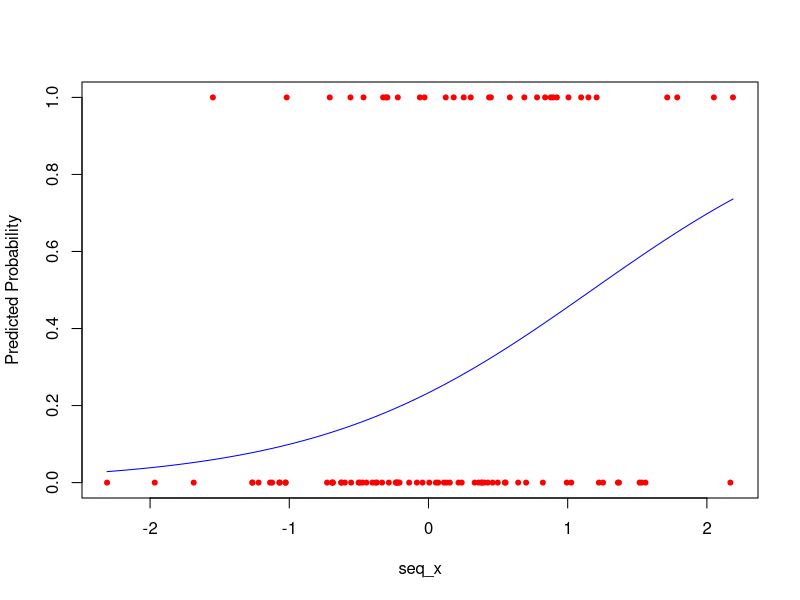
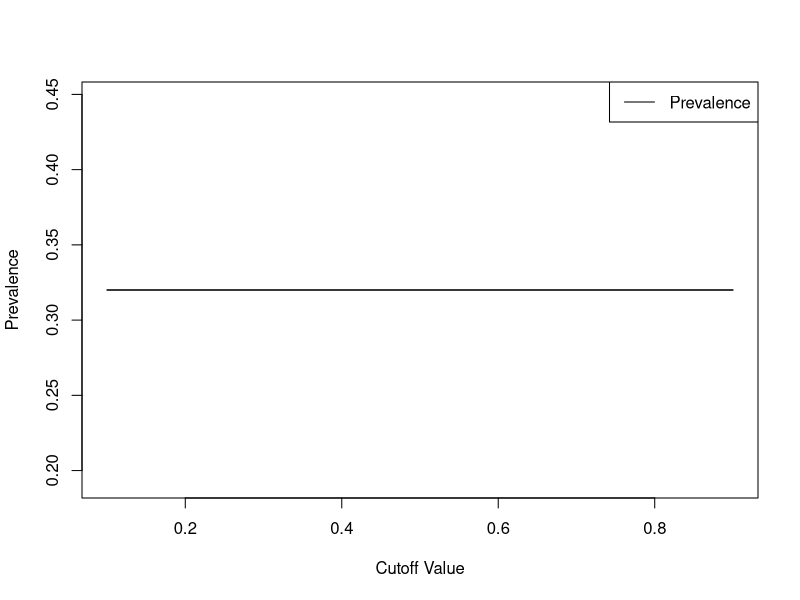
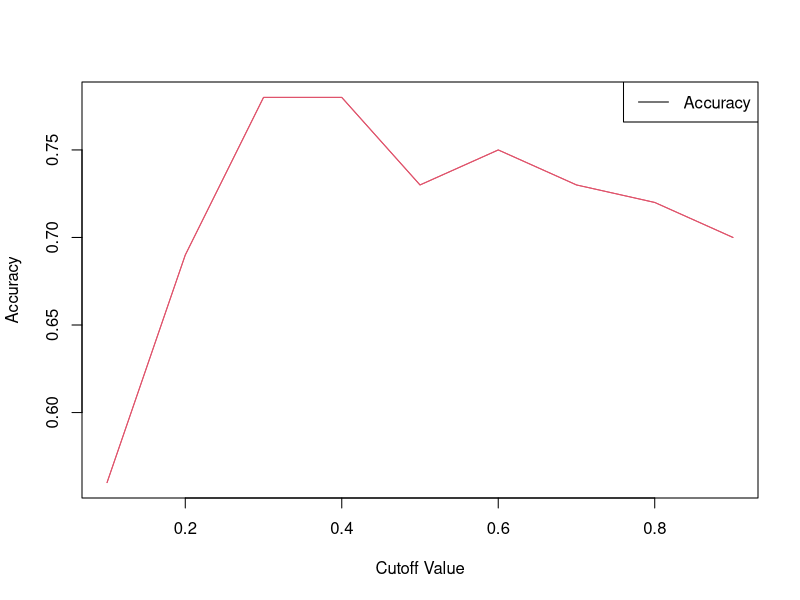
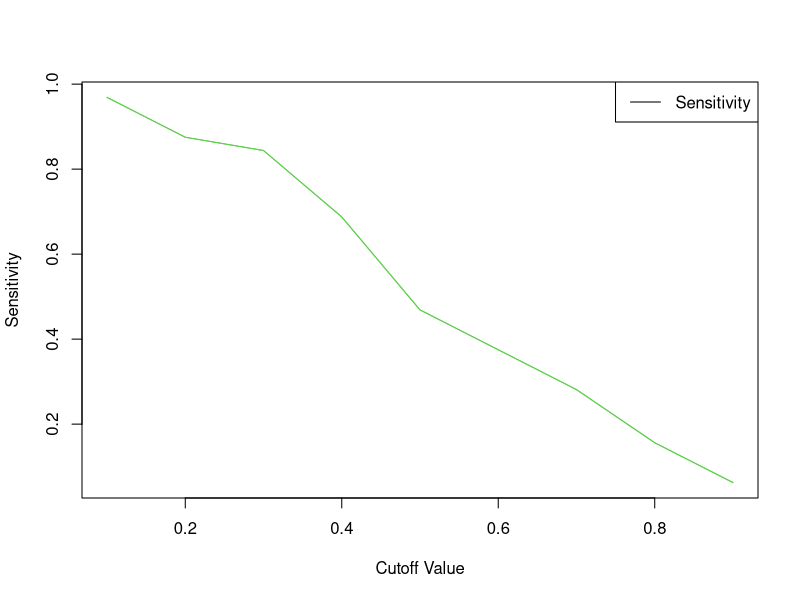
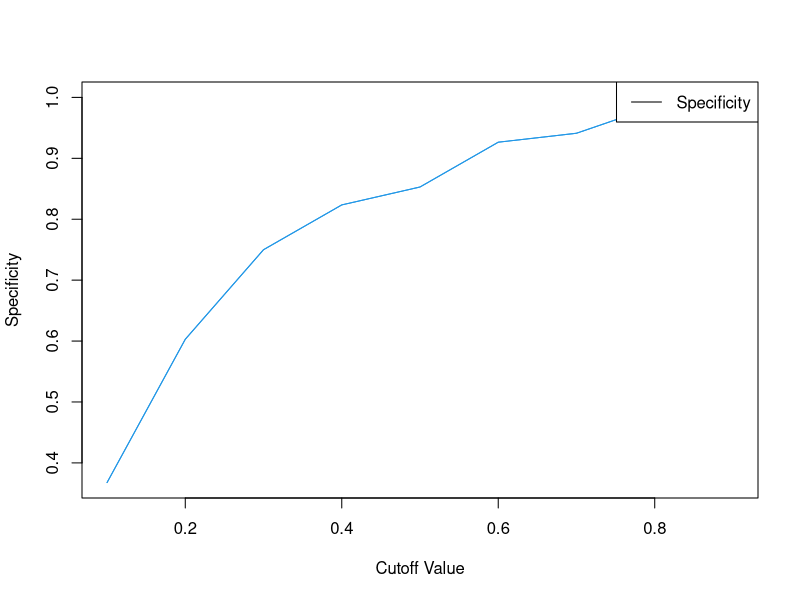
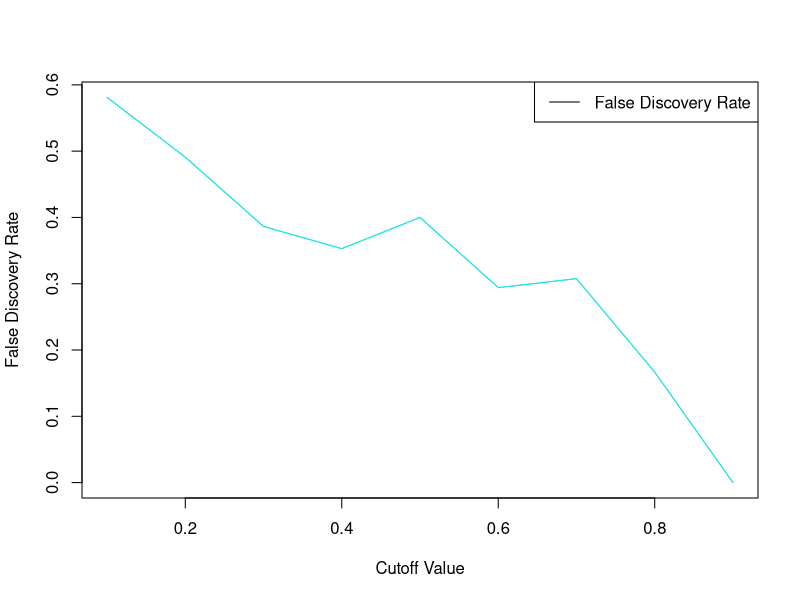
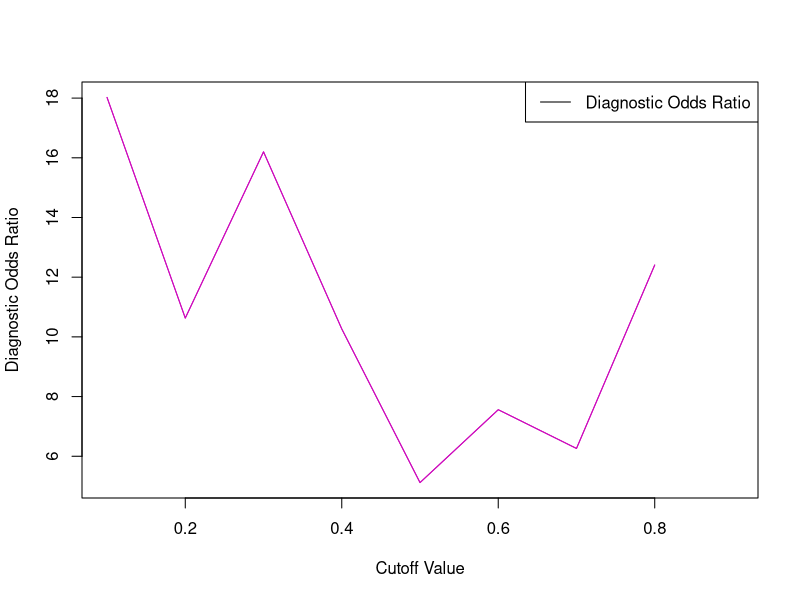

Source code (R) for these figures, in order:
#Functions to be used in package

#ChatGPT link used by LP: https://chat.openai.com/c/99d38f73-c5da-49d0-82b8-2e8a8cbd5713
#Reference Used by Felix: https://bard.google.com/chat/139b518c839ed4ce

#Estimating Coefficients

logistic_regression <- function(X, y, max_iter = 100, tol = 1e-6) {
  if (!is.matrix(X) || length(y) != nrow(X)) {
    stop("Invalid inputs for X or y")
  }
  
  n <- nrow(X)
  p <- ncol(X)
  X <- as.matrix(cbind(1, X))  # Add intercept
  beta <- rep(0, p + 1)        # Initial coefficients
  log_likelihood_prev <- -Inf
  
  for (i in 1:max_iter) {
    p_hat <- 1 / (1 + exp(-X %*% beta))
    W <- diag(as.vector(p_hat * (1 - p_hat)))
    z <- X %*% beta + (y - p_hat) / (p_hat * (1 - p_hat))
    
    # Handling potential singularity in the Hessian matrix
    tryCatch({
      Hessian <- t(X) %*% W %*% X
      if (det(Hessian) == 0) {
        stop("Matrix inversion not possible due to singularity.")
      }
      beta_new <- solve(Hessian) %*% t(X) %*% W %*% z
    }, error = function(e) {
      message("Error in matrix inversion: ", e$message)
      break
    })
    
    # Log-Likelihood
    log_likelihood <- sum(y * log(p_hat) + (1 - y) * log(1 - p_hat))
    
    # Convergence check
    if (abs(log_likelihood - log_likelihood_prev) < tol && sum(abs(beta_new - beta)) < tol) {
      message("Convergence achieved after ", i, " iterations.")
      break
    }
    
    if (i == max_iter) {
      warning("Maximum number of iterations reached without convergence.")
    }
    
    log_likelihood_prev <- log_likelihood
    beta <- beta_new
  }
  
  return(list(coefficients = beta, log_likelihood = log_likelihood, iterations = i))
}




#Initial Values for Optimization
initial_values <- function(X, y) {
  X <- as.matrix(cbind(1, X)) # Add intercept
  
  tryCatch({
    XtX <- t(X) %*% X
    if (det(XtX) == 0) {
      stop("Matrix inversion not possible due to singularity.")
    }
    return(solve(XtX) %*% t(X) %*% y)
  }, error = function(e) {
    message("Error in matrix inversion: ", e$message)
  })
}


#Bootstrap confidence intervals
bootstrap_ci <- function(X, y, alpha = 0.05, n_bootstraps = 20) {
  # Input validation
  if (!is.matrix(X) || length(y) != nrow(X)) {
    stop("Invalid inputs for X or y")
  }
  if (alpha <= 0 || alpha >= 1) {
    stop("Invalid alpha level")
  }
  if (n_bootstraps <= 0) {
    stop("Number of bootstraps must be positive")
  }
  
  # Initialize matrix to store bootstrap coefficients
  p <- ncol(X)
  bootstrapped_betas <- matrix(nrow = n_bootstraps, ncol = p + 1)
  
  # Bootstrap procedure
  for (i in 1:n_bootstraps) {
    sample_indices <- sample(nrow(X), replace = TRUE)
    # Extracting only the coefficients from the logistic regression output
    regression_result <- logistic_regression(X[sample_indices, ], y[sample_indices])
    bootstrapped_betas[i, ] <- regression_result$coefficients
  }
  
  # Calculate confidence intervals
  lower <- apply(bootstrapped_betas, 2, quantile, probs = alpha / 2)
  upper <- apply(bootstrapped_betas, 2, quantile, probs = 1 - alpha / 2)
  
  return(list(lower = lower, upper = upper))
}




#Plot of the fitted logistic curve
plot_logistic_curve <- function(X, y, beta, predictor_index = 1) {
  if (!is.matrix(X) || length(y) != nrow(X)) {
    stop("Invalid inputs for X or y")
  }
  if (predictor_index > ncol(X)) {
    stop("Predictor index out of bounds")
  }
  
  x_range <- range(X[, predictor_index])
  seq_x <- seq(from = x_range[1], to = x_range[2], length.out = 100)
  
  # Using column means for other predictors
  X_means <- apply(X, 2, mean)
  X_temp <- matrix(X_means, nrow = 100, ncol = ncol(X), byrow = TRUE)
  X_temp[, predictor_index] <- seq_x
  
  z <- cbind(1, X_temp) %*% beta
  p_hat <- 1 / (1 + exp(-z))
  
  # Adjusting plot's y-axis to range from 0 to 1
  plot(seq_x, p_hat, type = 'l', ylim = c(0, 1), col = 'blue', 
       xlab = names(X)[predictor_index], ylab = 'Predicted Probability')
  points(X[, predictor_index], y, col = 'red', pch = 20)
}




# Function to calculate the confusion matrix
calculate_confusion_matrix <- function(y, predictions) {
  confusion_matrix <- table(y, predictions)
  return(confusion_matrix)
}




# Function to calculate prevalence
calculate_prevalence <- function(y) {
  prevalence <- sum(y) / length(y)
  return(prevalence)
}



# Function to calculate accuracy
calculate_accuracy <- function(confusion_matrix) {
  # Ensure matrix has the correct dimensions
  if (!is.matrix(confusion_matrix) || nrow(confusion_matrix) != 2 || ncol(confusion_matrix) != 2) {
    stop("Invalid confusion matrix")
  }
  accuracy <- sum(diag(confusion_matrix)) / sum(confusion_matrix)
  return(accuracy)
}



# Function to calculate sensitivity
calculate_sensitivity <- function(confusion_matrix) {
  sensitivity <- confusion_matrix[2, 2] / sum(confusion_matrix[2, ])
  return(sensitivity)
}



# Function to calculate specificity
calculate_specificity <- function(confusion_matrix) {
  # Checking the structure of the confusion matrix
  if (!is.matrix(confusion_matrix) || nrow(confusion_matrix) != 2 || ncol(confusion_matrix) != 2) {
    stop("Invalid confusion matrix")
  }
  
  TN <- confusion_matrix[1, 1]  # True Negatives
  FP <- confusion_matrix[1, 2]  # False Positives
  
  if ((TN + FP) == 0) {
    return(NA)  # Avoid division by zero
  }
  
  specificity <- TN / (TN + FP)
  return(specificity)
}



# Function to calculate false discovery rate
calculate_false_discovery_rate <- function(confusion_matrix) {
  if (sum(confusion_matrix[, 2]) == 0) {
    return(NA) # Avoid division by zero
  }
  false_discovery_rate <- confusion_matrix[1, 2] / sum(confusion_matrix[, 2])
  return(false_discovery_rate)
}



# Function to calculate diagnostic odds ratio
calculate_diagnostic_odds_ratio <- function(confusion_matrix) {
  TP <- confusion_matrix[2, 2]
  TN <- confusion_matrix[1, 1]
  FP <- confusion_matrix[1, 2]
  FN <- confusion_matrix[2, 1]
  
  if (TP == 0 || TN == 0 || FP == 0 || FN == 0) {
    return(NA) # Avoid division by zero
  }
  
  diagnostic_odds_ratio <- (TP / FN) / (FP / TN)
  return(diagnostic_odds_ratio)
}


# Function to plot metrics over a grid of cutoff values
plot_selected_metrics_over_cutoffs <- function(fitted_probabilities, y, selected_metrics) {
  cutoff_values <- seq(0.1, 0.9, by = 0.1)  # Generate cutoff values
  metrics <- matrix(nrow = length(cutoff_values), ncol = 6)
  colnames(metrics) <- c("Prevalence", "Accuracy", "Sensitivity", "Specificity", "False Discovery Rate", "Diagnostic Odds Ratio")
  
  for (i in 1:length(cutoff_values)) {
    cutoff <- cutoff_values[i]
    predictions <- ifelse(fitted_probabilities > cutoff, 1, 0)
    confusion_matrix <- calculate_confusion_matrix(y, predictions)
    
    metrics[i, ] <- c(
      calculate_prevalence(y),
      calculate_accuracy(confusion_matrix),
      calculate_sensitivity(confusion_matrix),
      calculate_specificity(confusion_matrix),
      calculate_false_discovery_rate(confusion_matrix),
      calculate_diagnostic_odds_ratio(confusion_matrix)
    )
  }
  
  # Plotting selected metrics
  for (metric in selected_metrics) {
    if (metric %in% colnames(metrics)) {
      plot(cutoff_values, metrics[, metric], type = "l", col = which(colnames(metrics) == metric),
           xlab = "Cutoff Value", ylab = metric)
      lines(cutoff_values, metrics[, metric], type = "l", col = which(colnames(metrics) == metric))
    }
  }
  legend("topright", legend = selected_metrics, col = 1:length(selected_metrics), lty = 1)
}

################################################################################
#Test functions defined above
################################################################################
# Generate a synthetic dataset
set.seed(123)  # For reproducibility
n <- 100       # Number of observations
p <- 2         # Number of predictors

# Generating predictors
X <- matrix(rnorm(n * p), ncol = p)
colnames(X) <- c("Predictor1", "Predictor2")

# Generating response
beta_true <- c(-0.5, 0.75, 1.25) # True coefficients including intercept
logits <- cbind(1, X) %*% beta_true
prob <- 1 / (1 + exp(-logits))
y <- rbinom(n, 1, prob)

# Testing logistic_regression
logistic_model <- logistic_regression(X, y)
print("Logistic Regression Model:")
print(logistic_model)

# Testing initial_values
initial_beta <- initial_values(X, y)
print("Initial Coefficients:")
print(initial_beta)

# Testing bootstrap_ci
ci <- bootstrap_ci(X, y)
print("Bootstrap Confidence Intervals:")
print(ci)

# Testing plot_logistic_curve
print("Plotting Logistic Curve:")
plot_logistic_curve(X, y, logistic_model$coefficients, predictor_index = 1)

# Generating fitted probabilities for testing other functions
fitted_probabilities <- 1 / (1 + exp(-cbind(1, X) %*% logistic_model$coefficients))

# Testing calculate_confusion_matrix and other metrics
conf_matrix <- calculate_confusion_matrix(y, ifelse(fitted_probabilities > 0.5, 1, 0))

print("Confusion Matrix:")
print(conf_matrix)

# Calculating and printing various metrics
prevalence <- calculate_prevalence(y)
accuracy <- calculate_accuracy(conf_matrix)
sensitivity <- calculate_sensitivity(conf_matrix)
specificity <- calculate_specificity(conf_matrix)
false_discovery_rate <- calculate_false_discovery_rate(conf_matrix)
diagnostic_odds_ratio <- calculate_diagnostic_odds_ratio(conf_matrix)

metrics_list <- list(
  prevalence = prevalence, 
  accuracy = accuracy, 
  sensitivity = sensitivity, 
  specificity = specificity, 
  false_discovery_rate = false_discovery_rate, 
  diagnostic_odds_ratio = diagnostic_odds_ratio
)

print("Metrics:")
print(metrics_list)

# Testing plot_selected_metrics_over_cutoffs for each metric
metrics_names <- c("Prevalence", "Accuracy", "Sensitivity", "Specificity", "False Discovery Rate", "Diagnostic Odds Ratio")
for (metric in metrics_names) {
  print(paste("Plotting", metric))
  plot_selected_metrics_over_cutoffs(fitted_probabilities, y, metric)
}
